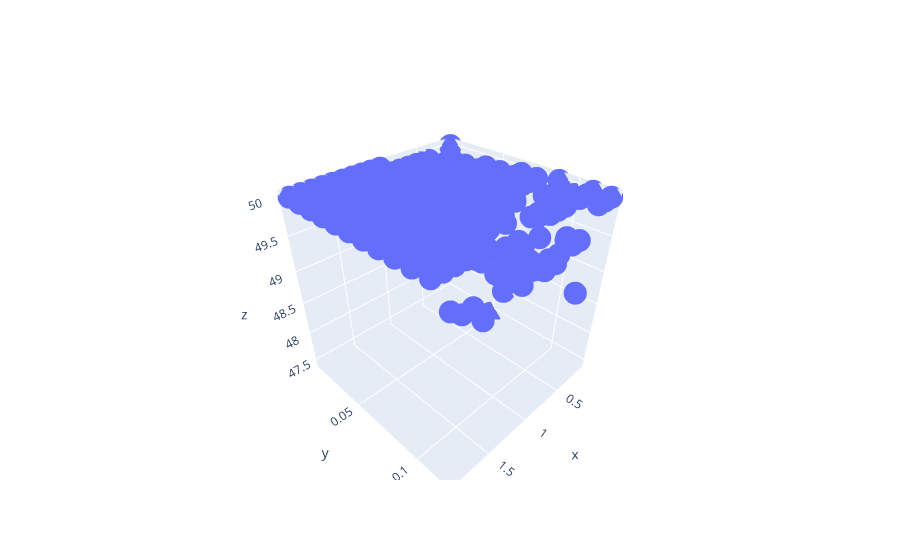

Notebook code cell kept with this figure:
### Code cell
fig = go.Figure()
# fig = px.line(df, facet_row="T2", facet_row_spacing=0.01)
fig.add_trace(go.Scatter3d(x=df['T1'], y=df["T2"],z=df['EER'], name='EER',mode='markers'))
# fig.add_trace(go.Scatter3d(x=list(zip(df['T1'],df['T2'])), y=df['FAR'], name='FAR'))
# fig.add_trace(go.Scatter3d(x=list(zip(df['T1'],df['T2'])), y=df['FRR'], name='FRR'))
fig.show()

### Figure 1 — Plotly figure (JSON) as saved in the notebook; plotly's stock layout.template omitted (floating-point values rounded to 4 significant figures; data arrays with more than 128 entries replaced by an {"elided": "..."} marker saying what was removed)
{"data": [{"mode": "markers", "name": "EER", "type": "scatter3d", "x": {"elided": "228 float values"}, "y": {"elided": "228 float values"}, "z": {"elided": "228 float values"}}], "layout": {}}
